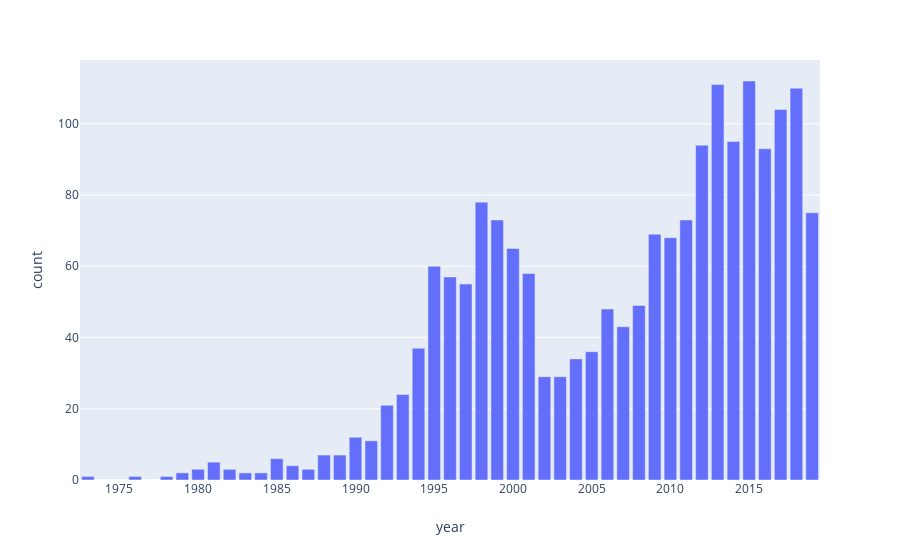

Notebook source saved alongside this figure:
### Code cell
px.bar(dfyear, x="year", y="count")

### Figure 1 — Plotly figure (JSON) as saved in the notebook; plotly's stock layout.template omitted (floating-point values rounded to 4 significant figures)
{"data": [{"alignmentgroup": "True", "hoverlabel": {"namelength": 0}, "hovertemplate": "year=%{x}<br>count=%{y}", "legendgroup": "", "marker": {"color": "#636efa"}, "name": "", "offsetgroup": "", "orientation": "v", "showlegend": false, "textposition": "auto", "type": "bar", "uid": "de7eb372-7923-4a3b-a70d-649116d87a1c", "x": [1973, 1976, 1978, 1979, 1980, 1981, 1982, 1983, 1984, 1985, 1986, 1987, 1988, 1989, 1990, 1991, 1992, 1993, 1994, 1995, 1996, 1997, 1998, 1999, 2000, 2001, 2002, 2003, 2004, 2005, 2006, 2007, 2008, 2009, 2010, 2011, 2012, 2013, 2014, 2015, 2016, 2017, 2018, 2019], "xaxis": "x", "y": [1, 1, 1, 2, 3, 5, 3, 2, 2, 6, 4, 3, 7, 7, 12, 11, 21, 24, 37, 60, 57, 55, 78, 73, 65, 58, 29, 29, 34, 36, 48, 43, 49, 69, 68, 73, 94, 111, 95, 112, 93, 104, 110, 75], "yaxis": "y"}], "layout": {"autosize": true, "barmode": "relative", "grid": {"xaxes": ["x"], "xgap": 0.1, "xside": "bottom", "yaxes": ["y"], "ygap": 0.1, "yside": "left"}, "legend": {"tracegroupgap": 0}, "margin": {"t": 60}, "xaxis": {"autorange": true, "range": [1972.0, 2020.0], "title": {"text": "year"}, "type": "linear"}, "yaxis": {"autorange": true, "range": [0, 117.9], "title": {"text": "count"}, "type": "linear"}}}
